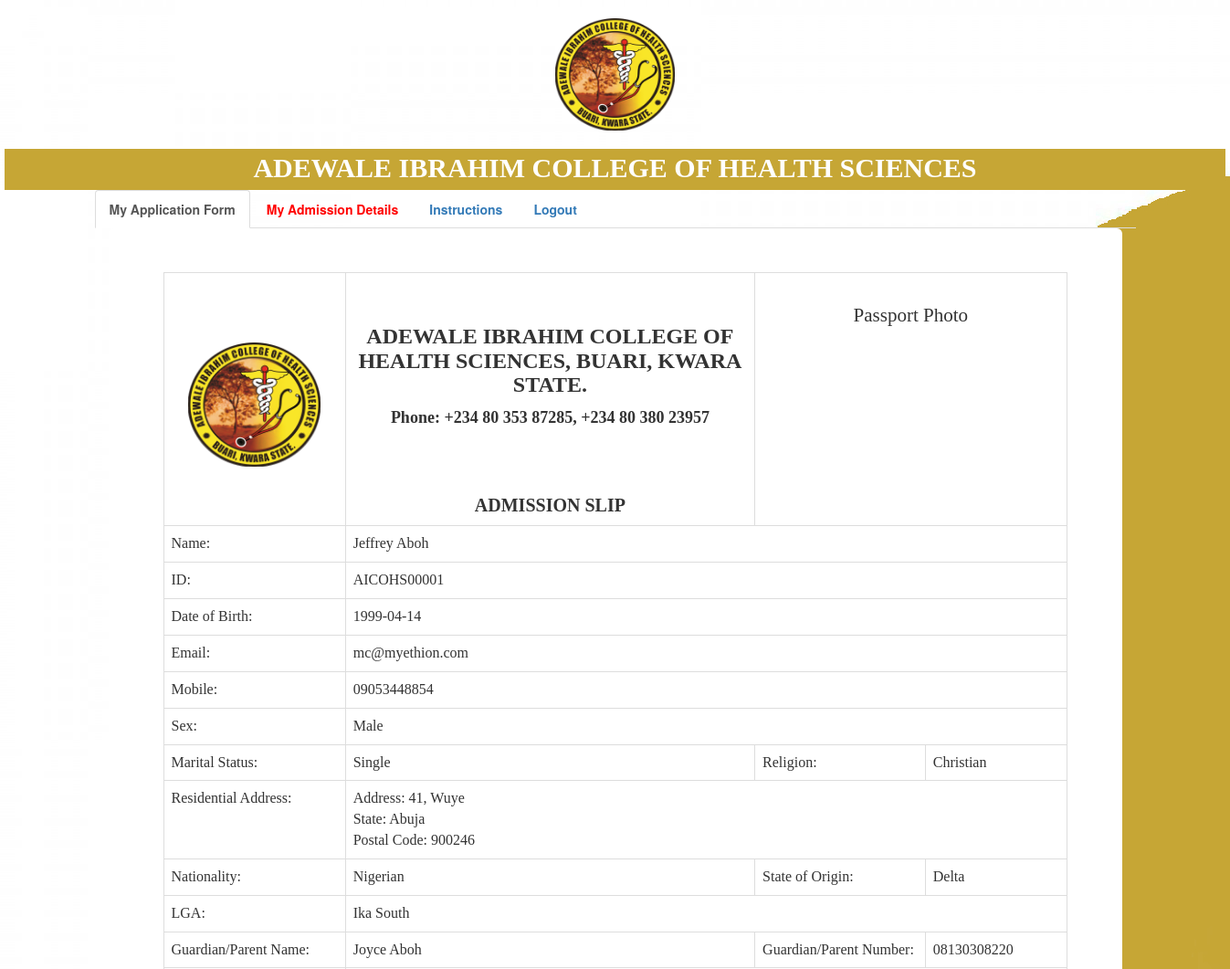
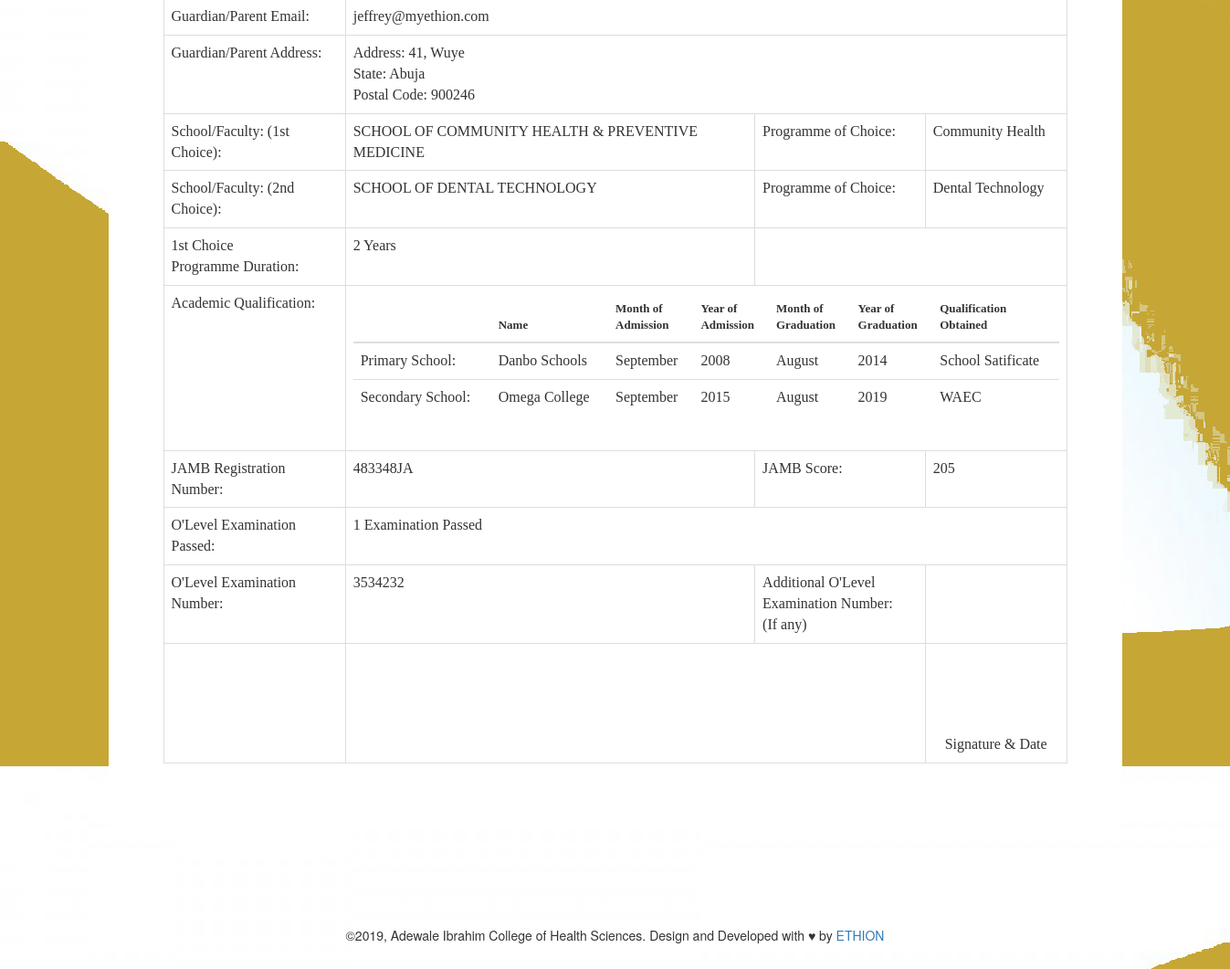
The page /homepageuser.php (signed in) on the database its author committed (2 pictures, top to bottom).
### tables this page shows
CREATE TABLE `t_user` (
  `s_detid` varchar(15) NOT NULL,
  `s_id` varchar(15) NOT NULL,
  `s_phn1` varchar(100) NOT NULL,
  `s_phn2` varchar(100) NOT NULL,
  `f_name` varchar(100) NOT NULL,
  `f_occ` varchar(100) NOT NULL,
  `f_phn` varchar(100) NOT NULL,
  `m_name` varchar(100) NOT NULL,
  `m_occ` varchar(100) NOT NULL,
  `m_phn` varchar(100) NOT NULL,
  `s_iop` varchar(100) NOT NULL,
  `s_sex` varchar(6) NOT NULL,
  `s_cadr` varchar(100) NOT NULL,
  `s_cst` varchar(100) NOT NULL,
  `s_cpin` int(6) NOT NULL,
  `s_cmob` varchar(100) NOT NULL,
  `s_padr` varchar(100) NOT NULL,
  `s_pst` varchar(100) NOT NULL,
  `s_ppin` int(6) NOT NULL,
  `s_pmob` varchar(100) NOT NULL,
  `s_ruc` varchar(100) NOT NULL,
  `s_natn` varchar(100) NOT NULL,
  `s_relg` varchar(100) DEFAULT NULL,
  `s_catg` varchar(100) NOT NULL,
  `s_mainsxam` varchar(100) NOT NULL,
  `s_mainsrank` varchar(100) NOT NULL,
  `s_mainsroll` varchar(100) NOT NULL,
  `s_mainsbrnch` varchar(100) NOT NULL,
  `s_branch` varchar(100) NOT NULL,
  `s_college` varchar(100) NOT NULL,
  `s_center` varchar(100) NOT NULL,
  `s_crtype` varchar(100) NOT NULL,
  `s_pcm` varchar(100) NOT NULL,
  `s_tenbrd` varchar(100) NOT NULL,
  `s_tenyop` varchar(100) NOT NULL,
  `s_tentotmark` varchar(100) NOT NULL,
  `s_tenmarkob` varchar(100) NOT NULL,
  `s_tendiv` varchar(100) NOT NULL,
  `s_tenprcmark` varchar(100) NOT NULL,
  `s_twlbrd` varchar(100) NOT NULL,
  `s_twlyop` varchar(100) NOT NULL,
  `s_twltotmark` varchar(100) NOT NULL,
  `s_twlmarkob` varchar(100) NOT NULL,
  `s_twldiv` varchar(100) NOT NULL,
  `s_twlprcmark` varchar(100) NOT NULL,
  `s_moi` varchar(100) NOT NULL,
  `s_pay` varchar(100) NOT NULL
);

CREATE TABLE `t_user_data` (
  `s_id` varchar(12) NOT NULL,
  `s_pwd` varchar(15) NOT NULL,
  `s_dob` date DEFAULT NULL,
  `s_name` varchar(100) NOT NULL,
  `s_email` varchar(100) NOT NULL,
  `s_mob` varchar(15) DEFAULT NULL,
  `s_signupdate` datetime(6) NOT NULL
);

### homepageuser.php (the view, shortened to what this page needs)
<?php
$con=mysqli_connect("localhost","root","","oas");
$q=mysqli_query($con,"select s_name from t_user_data where s_id='".$_SESSION['user']."'");
$n=  mysqli_fetch_assoc($q);
$stname= $n['s_name'];
$id=$_SESSION['user'];
$result = mysqli_query($con,"SELECT * FROM t_user WHERE s_id='".$_SESSION['user']."'");
                    while($row = mysqli_fetch_array($result))
                      {
?>
<html>
    <head>
        <link rel="stylesheet" href="bootstrap/bootstrap.min.css">
         <link rel="stylesheet" href="bootstrap/bootstrap-theme.min.css">
        <link type="text/css" rel="stylesheet" href="css/admform.css"></link>
    </head>
    <body style="background-image:url(./images/inbg.jpg) ">
      <form id="admin" action="admin.php" method="post">
            <div class="container-fluid">
                <div class="row">
                  <div class="col-sm-12">
                  <br>
                  <center> <img src="images/logog.png" width="10%"/></center>
                  <br>
                  </div>
                 </div>
             </div>
            <div class="container-fluid" id="dmid">
            <div class="row">
                    <div class="col-sm-12">
                        <center><font style="color:white; margin-left:0px; font-family: Verdana; width:100%; font-size:30px;">
                        <b>ADEWALE IBRAHIM COLLEGE OF HEALTH SCIENCES</b> </font></center>
                      </div>
                 </div>
             </div>
             <div class="container">
                    <ul class="nav nav-tabs" >
                        <li class="active"><a data-toggle="tab" href="#myapp"><b>My Application Form</b></a></li>
                        <li><a data-toggle="tab" href="#mystat"><font color="red"><b>My Admission Details</b></font></a></li>
                        <li><a data-toggle="tab" href="#mystat2"><b>Instructions</b></a></li>
                        <li><a  href="logout.php"><b>Logout</b></a></li>
                    </ul>
                 <div class="tab-content">
                     <div id="myapp" class="tab-pane fade in active">
                     <div class="container-fluid">
                     <div class="jumbotron">
                            <div class="row">
                               <div class="col-sm-12">
      <center>  <table class="table table-bordered" style="font-family: Verdana">
                <tr>
                 <td style="width:3%;"><BR><br><br><center><img src="./images/logog.png" width="80%"> </center></td>
                 <td style="width:8%;"><center><font style="font-family:Arial Black; font-size:20px;">
                     <br>
                   <H3><B>ADEWALE IBRAHIM COLLEGE OF HEALTH SCIENCES, BUARI, KWARA STATE.</B></H3></font></center>
                <center><font style="font-family:Verdana; font-size:18px;">
                    <B>Phone: +234 80 353 87285, +234 80 380 23957</B>
                    </font></center>
                <br>
                <br>
                <br>
                <center><font style="font-family:Arial Black; font-size:20px;">
                   <B> ADMISSION SLIP</B></font></center>
                </td>
                    <td colspan="2" width="3%" >
                    <br>
                   <center> <p>Passport Photo</p></center>
                   <?php
                        $resdata = mysqli_query($con,"SELECT * FROM t_user_data WHERE s_id='".$_SESSION['user']."'");
                    while($rowdata = mysqli_fetch_array($resdata))
                      {
                   ?>
                        </td>
                 </tr>
                 <tr>
                 <td style="width:4%;"> <font style="font-family: Verdana;">Name: </font> </td>
                    <td style="width:8%;" colspan="3"> <?php echo $stname;?> </td>
                 </tr>
                <tr>
                    <td> <font style="font-family: Verdana;">ID: </font> </td>
                    <td colspan="3"> <?php echo $id ?> </td>
                </tr>
                <tr>
                    <td> <font style="font-family: Verdana;">Date of Birth: </font> </td>
                    <td colspan="3"> <?php echo $rowdata[2] ?> </td>
                </tr>
                <tr>
                    <td> <font style="font-family: Verdana;">Email: </font> </td>
                      <td colspan="3"> <?php echo $rowdata[4]  ?> </td>
                </tr>
                  <?php
                      }
                      ?>
                  <tr>
                    <td > <font style="font-family: Verdana;"> Mobile: </font>  </td>
                    <td colspan="3"> <?php echo ' '. $row[2]. '   ' ?></td>
                  </tr>
                  <tr>
                    <td> <font style="font-family: Verdana;">Sex: </font>
                    <td colspan="3"><?php echo $row[11] ?></td>
                </tr>
                <tr>
                    <td><font style="font-family: Verdana;">Marital Status: </font></td>
                    <td><?php echo $row[26] ?></td>
                    <td><font style="font-family: Verdana;">Religion: </font></td>
                    <td><?php echo $row[27] ?></td>
               </tr>
               <tr>
                    <td><font style="font-family: Verdana;">Residential Address: </font>
                    <td colspan="3"><?php echo 'Address: '. $row[12] ?><br>
                          <?php echo 'State: '. $row[13] ?><br>
                          <?php echo 'Postal Code: '. $row[14] ?><br>
                </td>
                <tr>
                    <td><font style="font-family: Verdana;">Nationality: </font>
                    <td> <?php echo $row[21] ?></td>
                    <td><font style="font-family: Verdana;">State of Origin: </font>
                    <td> <?php echo $row[22] ?></td>
                </tr>
                  <tr>
                    <td><font style="font-family: Verdana;">LGA: </font></td>
                    <td  colspan="3"><?php echo $row[4] ?> </td>
                   </tr>
                  <tr>
                    <td> <font style="font-family: Verdana;">Guardian/Parent Name: </font></td>
                    <td> <?php echo $row[5] ?></td>
                    <td><font style="font-family: Verdana;">Guardian/Parent Number: </font></td>
                    <td> <?php echo $row[6] ?> </td>
                  </tr>
                <tr>
                    <td> <font style="font-family: Verdana;">Guardian/Parent Email: </font> </td>
                    <td colspan="3"> <?php echo $row[7] ?></td>
                </tr>
                <tr>
                    <td> <font style="font-family: Verdana;">Guardian/Parent Address: </font>
                    <td colspan="3"><?php echo 'Address: '. $row[16] ?><br>
                          <?php echo 'State: '. $row[17] ?><br>
                          <?php echo 'Postal Code: '. $row[18] ?><br>
                </td>
                </tr>
                <tr>
                     <td><font style="font-family: Verdana;">School/Faculty: (1st Choice): </font></td>
                     <td><?php echo $row[29] ?>
                     </td>
                     <td> <font style="font-family: Verdana;">Programme of Choice: </font></td>
                    <td> <?php echo $row[8] ?> </td>
                </tr>
                <tr>
                    <td><font style="font-family: Verdana;">School/Faculty: (2nd Choice): </font></td>
                    <td><?php echo $row[28] ?> </td>
                     <td><font style="font-family: Verdana;">Programme of Choice: </font></td>
                    <td><?php echo $row[25] ?></td>
               </tr>
               <tr>
                               <td><font style="font-family: Verdana;">1st Choice <br>Programme Duration: </font></td>
                               <td><?php echo $row[46] ?></td>
                           </tr>
               <tr>
                   <td><font style="font-family: Verdana;">Academic Qualification: </font></td>
                   <td colspan="3">
                       <table class="table jumbotron">
                           <thead>
                               <tr>
                                    <th><font style="font-family: Verdana;font-size: small"></font> <br><font style="font-family: Verdana; font-size: small"></font></th>
                                    <th><font style="font-family: Verdana;font-size: small">Name</font> <br><font style="font-family: Verdana;font-size: small"></font></th>
                                    <th><font style="font-family: Verdana;font-size: small">Month of</font> <br><font style="font-family: Verdana;font-size: small">Admission</font></th>
                                    <th><font style="font-family: Verdana;font-size: small">Year of</font><br><font style="font-family: Verdana;font-size: small">Admission</font></th>
                                    <th><font style="font-family: Verdana;font-size: small">Month of</font> <br><font style="font-family: Verdana;font-size: small">Graduation</font></th>
                                    <th><font style="font-family: Verdana;font-size: small">Year of</font><br><font style="font-family: Verdana;font-size: small">Graduation</font></th>
                                    <th><font style="font-family: Verdana;font-size: small">Qualification</font><br><font style="font-family: Verdana;font-size: small">Obtained</font></th>
                              </tr>
                           </thead>
                            <tbody>
                           <tr>
                               <td><?php echo "Primary School: "; ?></td>
                               <td><?php echo $row[33] ?></td>
                               <td><?php echo $row[34] ?></td>
                               <td><?php echo $row[35] ?></td>
                               <td><?php echo $row[36] ?></td>
                               <td><?php echo $row[37] ?></td>
                               <td><?php echo $row[38] ?></td>
                           </tr>
                           <tr>
                               <td><?php echo "Secondary School: "; ?> </td>
                               <td><?php echo $row[39] ?></td>
                               <td><?php echo $row[40] ?></td>
                               <td><?php echo $row[41] ?></td>
                               <td><?php echo $row[42] ?></td>
                               <td><?php echo $row[43] ?></td>
                               <td><?php echo $row[44] ?></td>
                           </tr>
                            </tbody>
                       </table>
                <tr>
                    <td><font style="font-family: Verdana;">JAMB Registration Number: </font>
                     <td><?php echo $row[10] ?></td>
                     <td><font style="font-family: Verdana;">JAMB Score: </font></td>
                     <td colspan="3"><?php echo $row[32] ?></td>
                </tr>
                <tr>
                               <td><font style="font-family: Verdana;">O'Level Examination Passed: </font></td>
                                    <td colspan="3"><?php echo $row[45] ?></td>
                           </tr>
                           <tr>
                     <td> <font style="font-family: Verdana;">O'Level Examination Number: </font></td>
                    <td> <?php echo $row[9] ?></td>
                    <td> <font style="font-family: Verdana;">Additional O'Level
<br>Examination Number:
<br>(If any) </font></td>
                    <td><?php echo ' '.$row[3] ?></td>
                </tr>
                           <tr>
                               <td><font style="font-family: Verdana;"><br><br></font></td>
                               <td colspan="2"></td>
                               <td colspan="2">
                           <center><font style="font-family: Verdana;"><br><br><br><br>Signature & Date</font></center>
                               </td>
                           </tr>
                       </table></center>
                               </div>
                            </div>
            </div>
        <?php
              }
        ?>
                 </div>
 </div>
             </div>
             </div>
    </body>
<br>
    <br><br><br>
            <center><p>©2019, Adewale Ibrahim College of Health Sciences. Design and Developed with ♥ by <a href="https://jeffrey.myethion.com" target="_blank">ETHION</a></p></center>
            <br>
</html>

### css/admform.css (style rules this page uses)
#dmid { height:45px; width:1337px; background-color: c6a635; }

### rows shown on the page
t_user: s_phn1 "09053448854", s_sex "Male", s_mainsroll "Single", s_mainsbrnch "Christian", s_cadr "41, Wuye", s_cst "Abuja", s_cpin "900246", s_natn "Nigerian", s_relg "Delta", f_name "Ika South", f_occ "Joyce Aboh", f_phn "08130308220", m_name "jeffrey@myethion.com", s_padr "41, Wuye", s_pst "Abuja", s_ppin "900246", s_college "SCHOOL OF COMMUNITY HEALTH & PREVENTIVE MEDICINE", m_occ "Community Health", s_branch "SCHOOL OF DENTAL TECHNOLOGY", s_mainsrank "Dental Technology", s_pay "2 Years", s_tenbrd "Danbo Schools", s_tenyop "September", s_tentotmark "2008", s_tenmarkob "August", s_tendiv "2014", s_tenprcmark "School Satificate", s_twlbrd "Omega College", s_twlyop "September", s_twltotmark "2015", s_twlmarkob "August", s_twldiv "2019", s_twlprcmark "WAEC", s_iop "483348JA", s_pcm "205", s_moi "1 Examination Passed", m_phn "3534232"
t_user_data: s_name "Jeffrey Aboh", s_dob "1999-04-14", s_email "mc@myethion.com"
